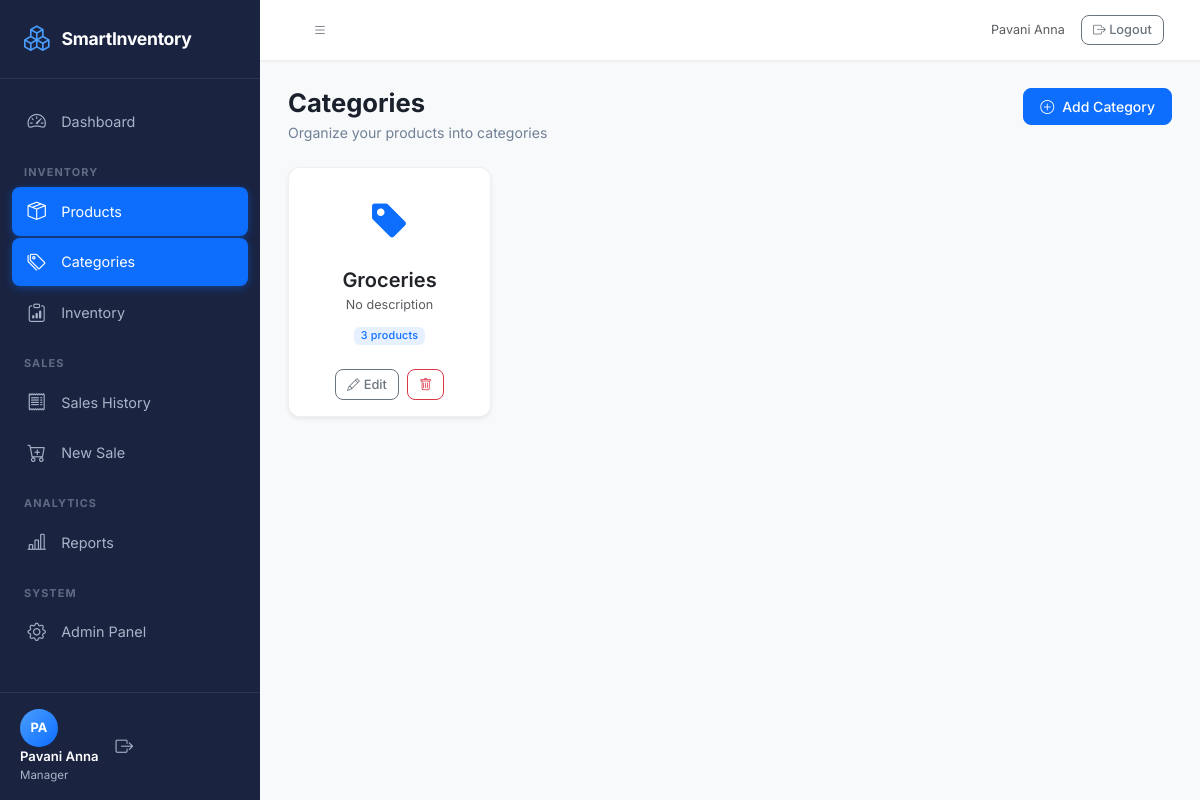
Page /categories/ (signed in) on the committed database.
### inventory/models.py (models this page shows, shortened)
class Category(models.Model):
    name = models.CharField(max_length=100, unique=True)
    description = models.TextField(blank=True, null=True)
    created_at = models.DateTimeField(auto_now_add=True)
    class Meta:
        verbose_name = 'Category'
        verbose_name_plural = 'Categories'
        ordering = ['name']

### inventory/views.py (the view)
# urls.py: path('categories/', views.category_list, name='category_list'),
@login_required
def category_list(request):
    categories = Category.objects.annotate(product_count=Count('products')).order_by('name')
    return render(request, 'products/category_list.html', {'categories': categories})

### templates/products/category_list.html (shortened to what this page needs)
{% extends 'base.html' %}
{% block content %}
<div class="d-flex justify-content-between align-items-start mb-4">
    <div>
        <h1 class="page-title">Categories</h1>
        <p class="page-subtitle">Organize your products into categories</p>
    </div>
    <a href="{% url 'category_add' %}" class="btn btn-primary">
        <i class="bi bi-plus-circle me-2"></i>Add Category
    </a>
</div>
<div class="row g-4">
    {% for category in categories %}
    <div class="col-md-4 col-lg-3">
        <div class="card border-0 shadow-sm h-100 text-center">
            <div class="card-body py-4">
                <div class="category-icon mb-3">
                    <i class="bi bi-tag-fill text-primary" style="font-size:2.5rem"></i>
                </div>
                <h5 class="fw-semibold mb-1">{{ category.name }}</h5>
                <p class="text-muted small mb-2">{{ category.description|default:'No description'|truncatechars:60 }}</p>
                <span class="badge bg-primary bg-opacity-10 text-primary">{{ category.product_count }} products</span>
            </div>
            <div class="card-footer bg-transparent border-0 pt-0 pb-3">
                <div class="d-flex justify-content-center gap-2">
                    <a href="{% url 'category_edit' category.pk %}" class="btn btn-sm btn-outline-secondary">
                        <i class="bi bi-pencil me-1"></i>Edit
                    </a>
                    <a href="{% url 'category_delete' category.pk %}" class="btn btn-sm btn-outline-danger">
                        <i class="bi bi-trash"></i>
                    </a>
                </div>
            </div>
        </div>
    </div>
    {% endfor %}
</div>
{% endblock %}

### templates/base.html (shortened to what this page needs)
{% load static %}
<!DOCTYPE html>
<html lang="en">
<head>
    <link href="https://cdn.jsdelivr.net/npm/bootstrap@5.3.0/dist/css/bootstrap.min.css" rel="stylesheet">
    <link href="https://cdn.jsdelivr.net/npm/bootstrap-icons@1.11.0/font/bootstrap-icons.css" rel="stylesheet">
    <link href="{% static 'css/style.css' %}" rel="stylesheet">
</head>
<body class="bg-light">
{% if user.is_authenticated %}
<div class="wrapper d-flex">
    <nav id="sidebar" class="sidebar">
        <div class="sidebar-header">
            <div class="brand-logo">
                <i class="bi bi-boxes"></i>
                <span>SmartInventory</span>
            </div>
        </div>
        <ul class="sidebar-nav">
            <li class="nav-item {% if request.resolver_match.url_name == 'dashboard' %}active{% endif %}">
                <a href="{% url 'dashboard' %}" class="nav-link">
                    <i class="bi bi-speedometer2"></i>
                    <span>Dashboard</span>
                </a>
            </li>
            <li class="nav-category">INVENTORY</li>
            <li class="nav-item {% if 'product' in request.resolver_match.url_name or 'category' in request.resolver_match.url_name %}active{% endif %}">
                <a href="{% url 'product_list' %}" class="nav-link">
                    <i class="bi bi-box-seam"></i>
                    <span>Products</span>
                </a>
            </li>
            <li class="nav-item {% if request.resolver_match.url_name == 'category_list' %}active{% endif %}">
                <a href="{% url 'category_list' %}" class="nav-link">
                    <i class="bi bi-tags"></i>
                    <span>Categories</span>
                </a>
            </li>
            <li class="nav-item {% if request.resolver_match.url_name == 'inventory' %}active{% endif %}">
                <a href="{% url 'inventory' %}" class="nav-link">
                    <i class="bi bi-clipboard-data"></i>
                    <span>Inventory</span>
                </a>
            </li>
            <li class="nav-category">SALES</li>
            <li class="nav-item {% if 'sale' in request.resolver_match.url_name %}active{% endif %}">
                <a href="{% url 'sale_list' %}" class="nav-link">
                    <i class="bi bi-receipt"></i>
                    <span>Sales History</span>
                </a>
            </li>
            <li class="nav-item">
                <a href="{% url 'sale_create' %}" class="nav-link">
                    <i class="bi bi-cart-plus"></i>
                    <span>New Sale</span>
                </a>
            </li>
            <li class="nav-category">ANALYTICS</li>
            <li class="nav-item {% if request.resolver_match.url_name == 'reports' %}active{% endif %}">
                <a href="{% url 'reports' %}" class="nav-link">
                    <i class="bi bi-bar-chart-line"></i>
                    <span>Reports</span>
                </a>
            </li>
            <li class="nav-category">SYSTEM</li>
            <li class="nav-item">
                <a href="/admin/" class="nav-link" target="_blank">
                    <i class="bi bi-gear"></i>
                    <span>Admin Panel</span>
                </a>
            </li>
        </ul>
        <div class="sidebar-footer">
            <div class="user-info">
                <div class="user-avatar">{{ user.first_name|first|upper }}{{ user.last_name|first|upper }}</div>
                <div class="user-details">
                    <div class="user-name">{{ user.get_full_name|default:user.username }}</div>
                    <div class="user-role">{% if user.is_superuser %}Administrator{% else %}Manager{% endif %}</div>
                </div>
            </div>
            <a href="{% url 'logout' %}" class="logout-btn" title="Logout">
                <i class="bi bi-box-arrow-right"></i>
            </a>
        </div>
    </nav>
    <div class="main-content flex-grow-1">
        <nav class="top-navbar navbar navbar-expand-lg">
            <div class="container-fluid">
                <button class="btn btn-link sidebar-toggle" id="sidebarToggle">
                    <i class="bi bi-list"></i>
                </button>
                <div class="ms-auto d-flex align-items-center gap-3">
                    <span class="text-muted small">{{ user.get_full_name|default:user.username }}</span>
                    <a href="{% url 'logout' %}" class="btn btn-outline-secondary btn-sm">
                        <i class="bi bi-box-arrow-right"></i> Logout
                    </a>
                </div>
            </div>
        </nav>
        <div class="page-content">
            {% block content %}{% endblock %}
        </div>
    </div>
</div>
{% endif %}
</body>
</html>

### static/css/style.css (style rules this page uses)
:root { --sidebar-width: 260px; --sidebar-collapsed-width: 70px; --sidebar-bg: #1a2340; --sidebar-hover: #2a3550; --sidebar-active: #0d6efd; --sidebar-text: #a8b4c8; --sidebar-text-active: #ffffff; --topbar-height: 60px; --topbar-bg: #ffffff; --primary: #0d6efd; --success: #198754; --warning: #ffc107; --danger: #dc3545; --info: #0dcaf0; --body-bg: #f0f2f5; --card-border-radius: 12px; --transition-speed: 0.25s; }
* { box-sizing: border-box; }
body { font-family: 'Inter', 'Segoe UI', system-ui, -apple-system, sans-serif; font-size: 0.9rem; background-color: var(--body-bg); color: #2d3748; margin: 0; overflow-x: hidden; }
.wrapper { min-height: 100vh; }
.sidebar { width: var(--sidebar-width); min-height: 100vh; background: var(--sidebar-bg); display: flex; flex-direction: column; position: fixed; top: 0; left: 0; z-index: 1000; transition: width var(--transition-speed) ease; overflow: hidden; }
.sidebar-header { padding: 1.25rem 1.5rem; border-bottom: 1px solid rgba(255,255,255,0.08); flex-shrink: 0; }
.brand-logo { display: flex; align-items: center; gap: 0.75rem; text-decoration: none; color: white; }
.brand-logo i { font-size: 1.6rem; color: #4a9eff; }
.brand-logo span { font-size: 1.1rem; font-weight: 700; color: white; white-space: nowrap; letter-spacing: -0.3px; }
.sidebar-nav { list-style: none; margin: 0; padding: 1rem 0; flex-grow: 1; overflow-y: auto; overflow-x: hidden; }
.nav-category { padding: 0.6rem 1.5rem 0.3rem; font-size: 0.68rem; font-weight: 700; letter-spacing: 0.1em; color: rgba(168,180,200,0.5); text-transform: uppercase; white-space: nowrap; overflow: hidden; margin-top: 0.5rem; }
.nav-item { margin: 0.15rem 0.75rem; }
.nav-item .nav-link { display: flex; align-items: center; gap: 0.85rem; padding: 0.65rem 0.85rem; color: var(--sidebar-text); text-decoration: none; border-radius: 8px; transition: all var(--transition-speed) ease; white-space: nowrap; overflow: hidden; }
.nav-item .nav-link i { font-size: 1.15rem; flex-shrink: 0; width: 22px; text-align: center; }
.nav-item.active .nav-link { background: var(--sidebar-active); color: white; box-shadow: 0 2px 8px rgba(13,110,253,0.4); }
.sidebar-footer { padding: 1rem 1.25rem; border-top: 1px solid rgba(255,255,255,0.08); display: flex; align-items: center; gap: 0.75rem; flex-shrink: 0; }
.user-avatar { width: 38px; height: 38px; border-radius: 50%; background: linear-gradient(135deg, #4a9eff, #0d6efd); display: flex; align-items: center; justify-content: center; font-size: 0.8rem; font-weight: 700; color: white; flex-shrink: 0; }
.user-details { flex-grow: 1; overflow: hidden; }
.user-name { font-size: 0.82rem; font-weight: 600; color: white; white-space: nowrap; overflow: hidden; text-overflow: ellipsis; }
.user-role { font-size: 0.72rem; color: var(--sidebar-text); }
.logout-btn { color: var(--sidebar-text); text-decoration: none; font-size: 1.1rem; padding: 0.3rem; border-radius: 6px; transition: color var(--transition-speed); }
.main-content { margin-left: var(--sidebar-width); min-height: 100vh; transition: margin-left var(--transition-speed) ease; display: flex; flex-direction: column; }
.top-navbar { height: var(--topbar-height); background: var(--topbar-bg); box-shadow: 0 1px 3px rgba(0,0,0,0.08); padding: 0 1.5rem; position: sticky; top: 0; z-index: 999; flex-shrink: 0; }
.sidebar-toggle { color: #6c757d; font-size: 1.4rem; padding: 0.25rem; text-decoration: none; }
.page-content { padding: 1.75rem; flex-grow: 1; }
.page-title { font-size: 1.6rem; font-weight: 700; color: #1a202c; margin-bottom: 0.2rem; }
.page-subtitle { color: #718096; margin-bottom: 0; font-size: 0.88rem; }
.card { border-radius: var(--card-border-radius) !important; border: 1px solid rgba(0,0,0,0.06) !important; }
.btn { font-size: 0.875rem; font-weight: 500; border-radius: 8px; padding: 0.45rem 1rem; transition: all 0.2s ease; }
.btn-primary { background: var(--primary); border-color: var(--primary); }
.btn-sm { padding: 0.3rem 0.7rem; font-size: 0.8rem; }
.badge { font-weight: 500; letter-spacing: 0.02em; border-radius: 6px; padding: 0.35em 0.65em; }
.page-content { animation: fadeInUp 0.3s ease; }

### rows in the picture
Category: name "Groceries", description "No description", product_count "3"

### other values in the picture
{{ user.first_name|first|upper }} "P"
{{ user.last_name|first|upper }} "A"
{{ user.get_full_name|default:user.username }} "Pavani Anna"
